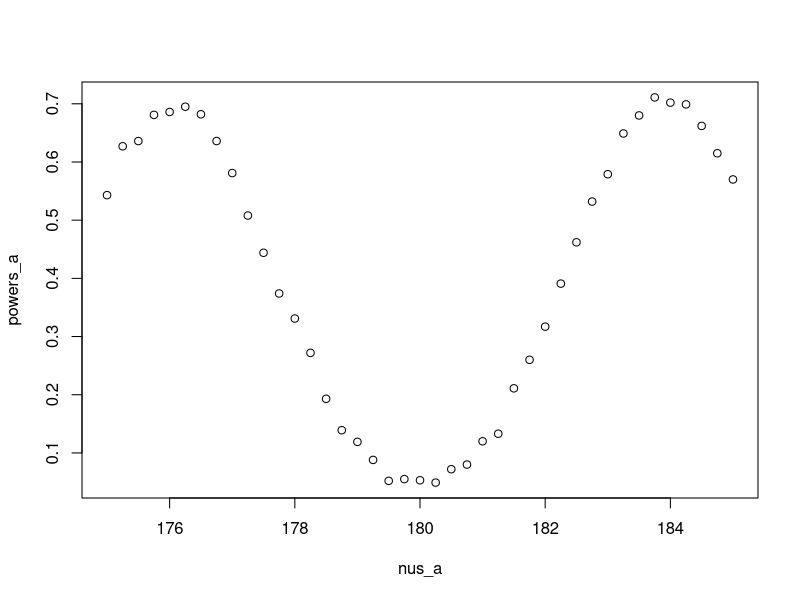
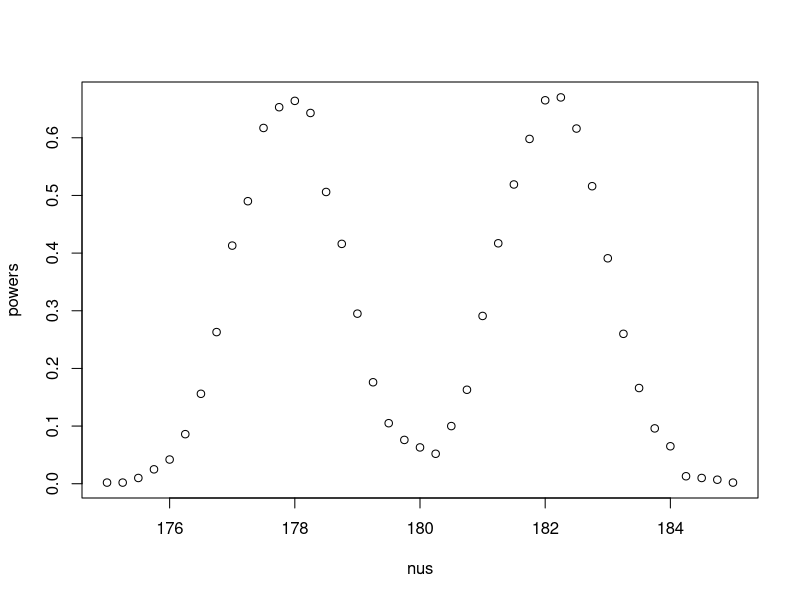
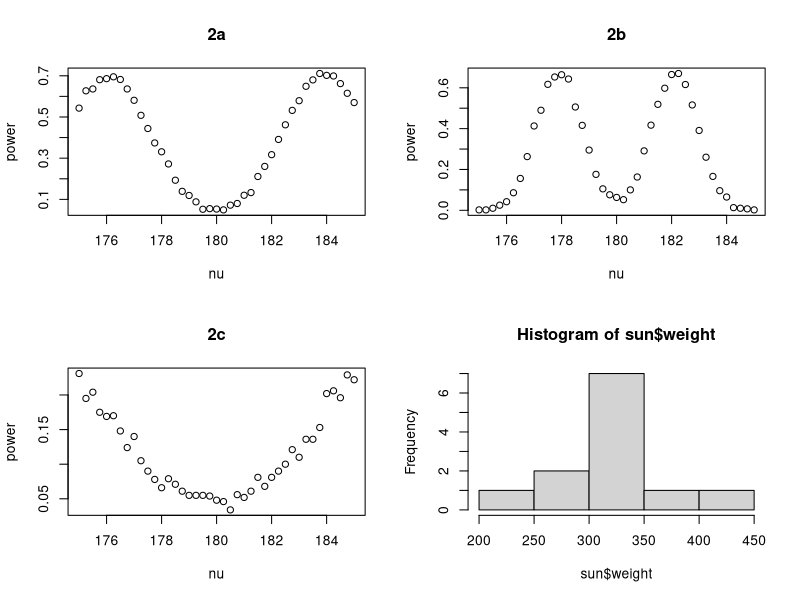
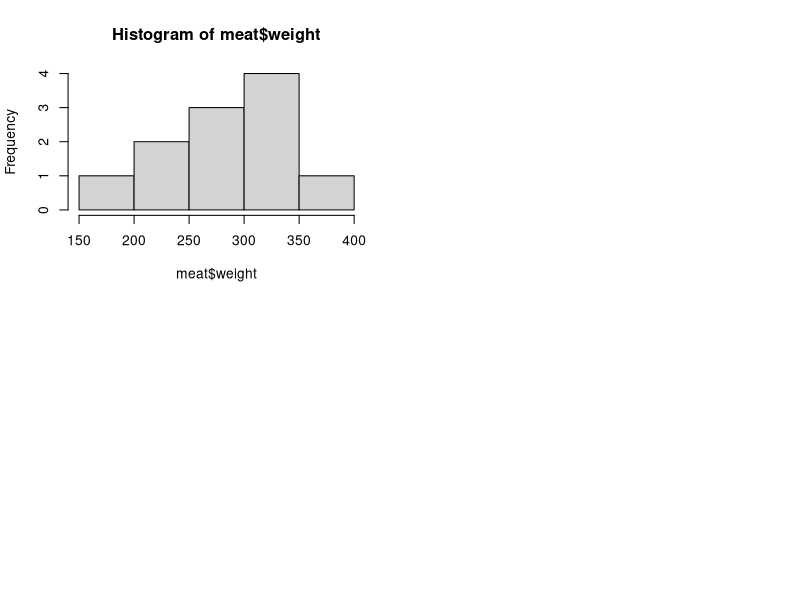

Reproduce these figures in R, in order.
## ---- chunk 1
options(digits=3)
knitr::opts_chunk$set(echo = TRUE)
## ---- chunk 2
birth = read.table("birthweight.txt",header=TRUE)
birth$birthweight
mean(birth$birthweight)

shapiro.test(birth$birthweight)[2]
## ---- chunk 3
alpha=0.1
t.test(birth$birthweight,mu=2800,alt="l",conf.level = 1-alpha)

alpha=0.05
t.test(birth$birthweight,mu=2800,alt="l",conf.level = 1-alpha)

alpha=0.01
t.test(birth$birthweight,mu=2800,alt="l",conf.level = 1-alpha)
## ---- chunk 4
n=m=30
mu=180
nu=175
sd=5

B=1000
p=numeric(B)
for (b in 1:B) {
  x=rnorm(n,mu,sd);
  y=rnorm(m,nu,sd);
  p[b]=t.test(x,y,var.equal = TRUE)[[3]]}
a <- table(p)
length(a[names(a)<0.05])/length(a)
## ---- chunk 5
n=m=30
mu=180
nus=seq(175,185,by=0.25)
sd=5

powers = numeric(length(nus))

B=1000
p=numeric(B)
for (i in 1:length(nus)) {
  nu = nus[i]
  for (b in 1:B) {
    x=rnorm(n,mu,sd);
    y=rnorm(m,nu,sd);
    p[b]=t.test(x,y,var.equal = TRUE)[[3]]}
  a <- table(p)
  powers[i] = length(a[names(a)<0.05])/length(a)
} 
powers_a = powers
nus_a = nus

plot1 = plot(nus_a, powers_a)
## ---- chunk 6
n=m=100
mu=180
nus=seq(175,185,by=0.25)
sd=5

powers = numeric(length(nus))

B=1000
p=numeric(B)
for (i in 1:length(nus)) {
  nu = nus[i]
  for (b in 1:B) {
    x=rnorm(n,mu,sd);
    y=rnorm(m,nu,sd);
    p[b]=t.test(x,y,var.equal = TRUE)[[3]]}
  a <- table(p)
  powers[i] = length(a[names(a)<0.05])/length(a)
} 
powers_b = powers
nus_b = nus

plot2 = plot(nus, powers)
## ---- chunk 7
n=m=30
mu=180
nus=seq(175,185,by=0.25)
sd=15

powers = numeric(length(nus))

B=1000
p=numeric(B)
for (i in 1:length(nus)) {
  nu = nus[i]
  for (b in 1:B) {
    x=rnorm(n,mu,sd);
    y=rnorm(m,nu,sd);
    p[b]=t.test(x,y,var.equal = TRUE)[[3]]}
  a <- table(p)
  powers[i] = length(a[names(a)<0.05])/length(a)
} 
powers_c = powers
nus_c = nus
## ---- chunk 8
par(mfrow=c(2,2))
plot(nus_a, powers_a, main="2a", xlab="nu", ylab="power")
plot(nus_b, powers_b, main="2b", xlab="nu", ylab="power")
plot(nus_c, powers_c, main="2c", xlab="nu", ylab="power")
## ---- chunk 9
chickwts$feed
sun = chickwts[chickwts$feed == "sunflower",]
meat = chickwts[chickwts$feed == "meatmeal",]
sun$weight; meat$weight

t.test(sun$weight,meat$weight)
wilcox.test(sun$weight,meat$weight)

hist(sun$weight)
hist(meat$weight)

ks.test(sun$weight,meat$weight)
## ---- chunk 10
chickwts
sun = chickwts[chickwts$feed == "sunflower",]$weight
meat = chickwts[chickwts$feed == "meatmeal",]$weight
horse = chickwts[chickwts$feed == "horsebean",]$weight
linseed = chickwts[chickwts$feed == "linseed",]$weight
soy = chickwts[chickwts$feed == "soybean",]$weight
cas = chickwts[chickwts$feed == "casein",]$weight
sun; meat; horse; linseed; soy; cas

